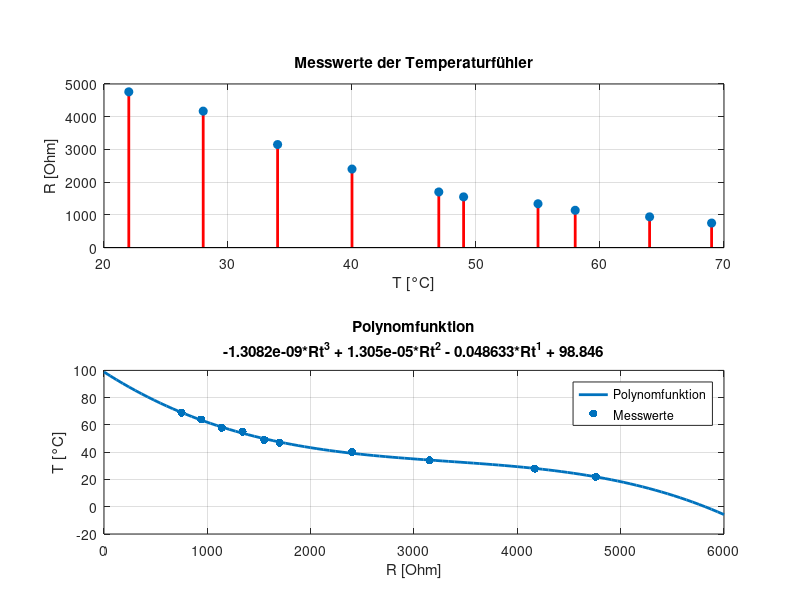

The MATLAB source for this figure:
%Author: David Monschein
%License: MIT
%2020-11-15

%Masuring results
Rmat = [4760  4170  3150  2400  1700  1550  1340  1140  940 750];
Tmat = [22    28    34    40    47    49    55    58    64  69];
RTpolynom = polyfit(Rmat,Tmat,3);
PolyString = polyout(RTpolynom,'Rt')

figure(1)
%Shuow Measuring Results
subplot(2,1,1);
stem(Tmat,Rmat,'linewidth',2,'color','red','filled');
title('Messwerte der Temperaturfühler');
ylabel('R [Ohm]');
xlabel('T [°C]');
grid on;

Rtv = linspace(0,6000,100);
subplot(2,1,2);
plot(Rtv,polyval(RTpolynom,Rtv),'linewidth',2);
title({"Polynomfunktion";PolyString;});

ylabel('T [°C]');
xlabel('R [Ohm]');
hold on
scatter(Rmat,Tmat,'filled');
hold off
grid on
legend('Polynomfunktion','Messwerte');